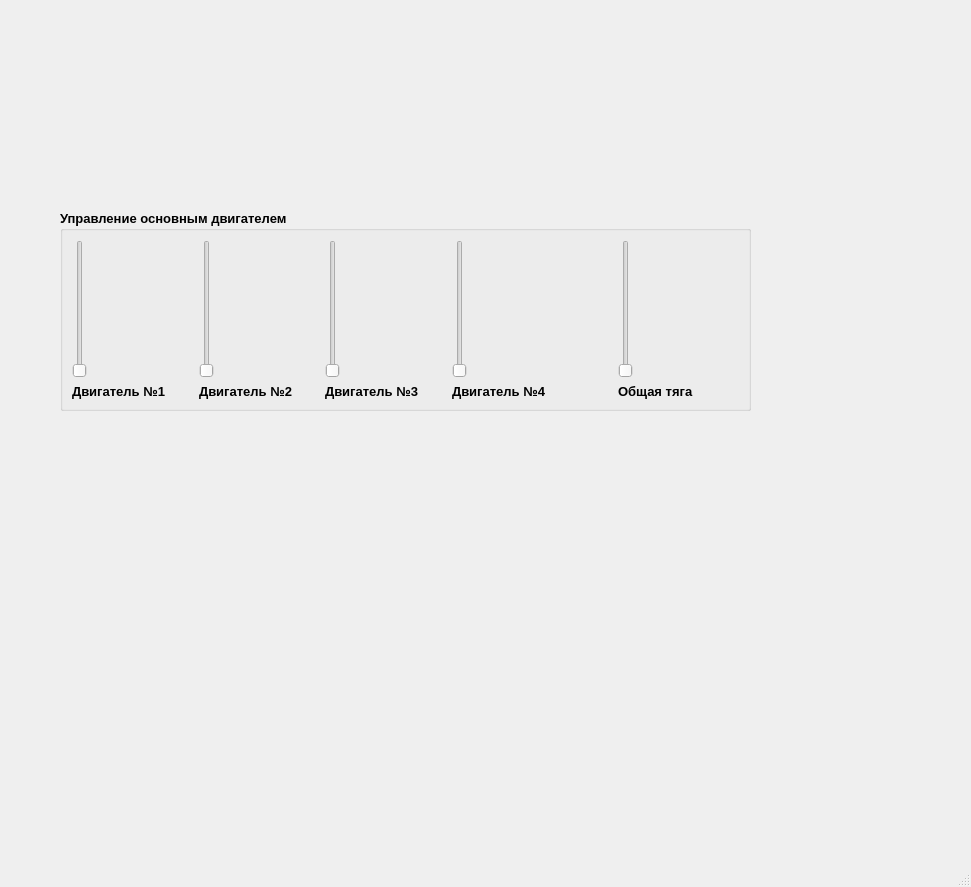
<?xml version="1.0" encoding="UTF-8"?>
<ui version="4.0">
 <class>MainWindow</class>
 <widget class="QMainWindow" name="MainWindow">
  <property name="geometry">
   <rect>
    <x>0</x>
    <y>0</y>
    <width>971</width>
    <height>887</height>
   </rect>
  </property>
  <property name="windowTitle">
   <string>MainWindow</string>
  </property>
  <widget class="QWidget" name="centralwidget">
   <widget class="QGroupBox" name="groupBox">
    <property name="geometry">
     <rect>
      <x>60</x>
      <y>210</y>
      <width>691</width>
      <height>201</height>
     </rect>
    </property>
    <property name="maximumSize">
     <size>
      <width>691</width>
      <height>201</height>
     </size>
    </property>
    <property name="font">
     <font>
      <pointsize>10</pointsize>
      <bold>true</bold>
     </font>
    </property>
    <property name="title">
     <string>Управление основным двигателем</string>
    </property>
    <layout class="QHBoxLayout" name="horizontalLayout">
     <item>
      <layout class="QVBoxLayout" name="verticalLayout_4">
       <item>
        <widget class="QSlider" name="verticalSlider">
         <property name="font">
          <font>
           <pointsize>10</pointsize>
           <fontweight>Thin</fontweight>
          </font>
         </property>
         <property name="autoFillBackground">
          <bool>false</bool>
         </property>
         <property name="orientation">
          <enum>Qt::Orientation::Vertical</enum>
         </property>
         <property name="invertedAppearance">
          <bool>false</bool>
         </property>
         <property name="invertedControls">
          <bool>false</bool>
         </property>
        </widget>
       </item>
       <item>
        <widget class="QLabel" name="label">
         <property name="font">
          <font>
           <pointsize>10</pointsize>
           <bold>true</bold>
          </font>
         </property>
         <property name="text">
          <string>Двигатель №1</string>
         </property>
        </widget>
       </item>
      </layout>
     </item>
     <item>
      <layout class="QVBoxLayout" name="verticalLayout">
       <item>
        <widget class="QSlider" name="verticalSlider_2">
         <property name="orientation">
          <enum>Qt::Orientation::Vertical</enum>
         </property>
        </widget>
       </item>
       <item>
        <widget class="QLabel" name="label_2">
         <property name="font">
          <font>
           <pointsize>10</pointsize>
           <bold>true</bold>
          </font>
         </property>
         <property name="text">
          <string>Двигатель №2</string>
         </property>
        </widget>
       </item>
      </layout>
     </item>
     <item>
      <layout class="QVBoxLayout" name="verticalLayout_2">
       <item>
        <widget class="QSlider" name="verticalSlider_3">
         <property name="orientation">
          <enum>Qt::Orientation::Vertical</enum>
         </property>
        </widget>
       </item>
       <item>
        <widget class="QLabel" name="label_3">
         <property name="font">
          <font>
           <pointsize>10</pointsize>
           <bold>true</bold>
          </font>
         </property>
         <property name="text">
          <string>Двигатель №3</string>
         </property>
        </widget>
       </item>
      </layout>
     </item>
     <item>
      <layout class="QVBoxLayout" name="verticalLayout_3">
       <item>
        <widget class="QSlider" name="verticalSlider_4">
         <property name="orientation">
          <enum>Qt::Orientation::Vertical</enum>
         </property>
        </widget>
       </item>
       <item>
        <widget class="QLabel" name="label_4">
         <property name="font">
          <font>
           <pointsize>10</pointsize>
           <bold>true</bold>
          </font>
         </property>
         <property name="text">
          <string>Двигатель №4</string>
         </property>
        </widget>
       </item>
      </layout>
     </item>
     <item>
      <spacer name="horizontalSpacer">
       <property name="orientation">
        <enum>Qt::Orientation::Horizontal</enum>
       </property>
       <property name="sizeType">
        <enum>QSizePolicy::Policy::Preferred</enum>
       </property>
       <property name="sizeHint" stdset="0">
        <size>
         <width>40</width>
         <height>20</height>
        </size>
       </property>
      </spacer>
     </item>
     <item>
      <layout class="QVBoxLayout" name="verticalLayout_5">
       <item>
        <widget class="QSlider" name="verticalSlider_5">
         <property name="layoutDirection">
          <enum>Qt::LayoutDirection::LeftToRight</enum>
         </property>
         <property name="orientation">
          <enum>Qt::Orientation::Vertical</enum>
         </property>
        </widget>
       </item>
       <item>
        <widget class="QLabel" name="label_5">
         <property name="font">
          <font>
           <pointsize>10</pointsize>
           <bold>true</bold>
          </font>
         </property>
         <property name="text">
          <string>Общая тяга</string>
         </property>
        </widget>
       </item>
      </layout>
     </item>
    </layout>
   </widget>
  </widget>
  <widget class="QMenuBar" name="menubar">
   <property name="geometry">
    <rect>
     <x>0</x>
     <y>0</y>
     <width>971</width>
     <height>22</height>
    </rect>
   </property>
  </widget>
  <widget class="QStatusBar" name="statusbar"/>
 </widget>
 <resources/>
 <connections/>
</ui>
